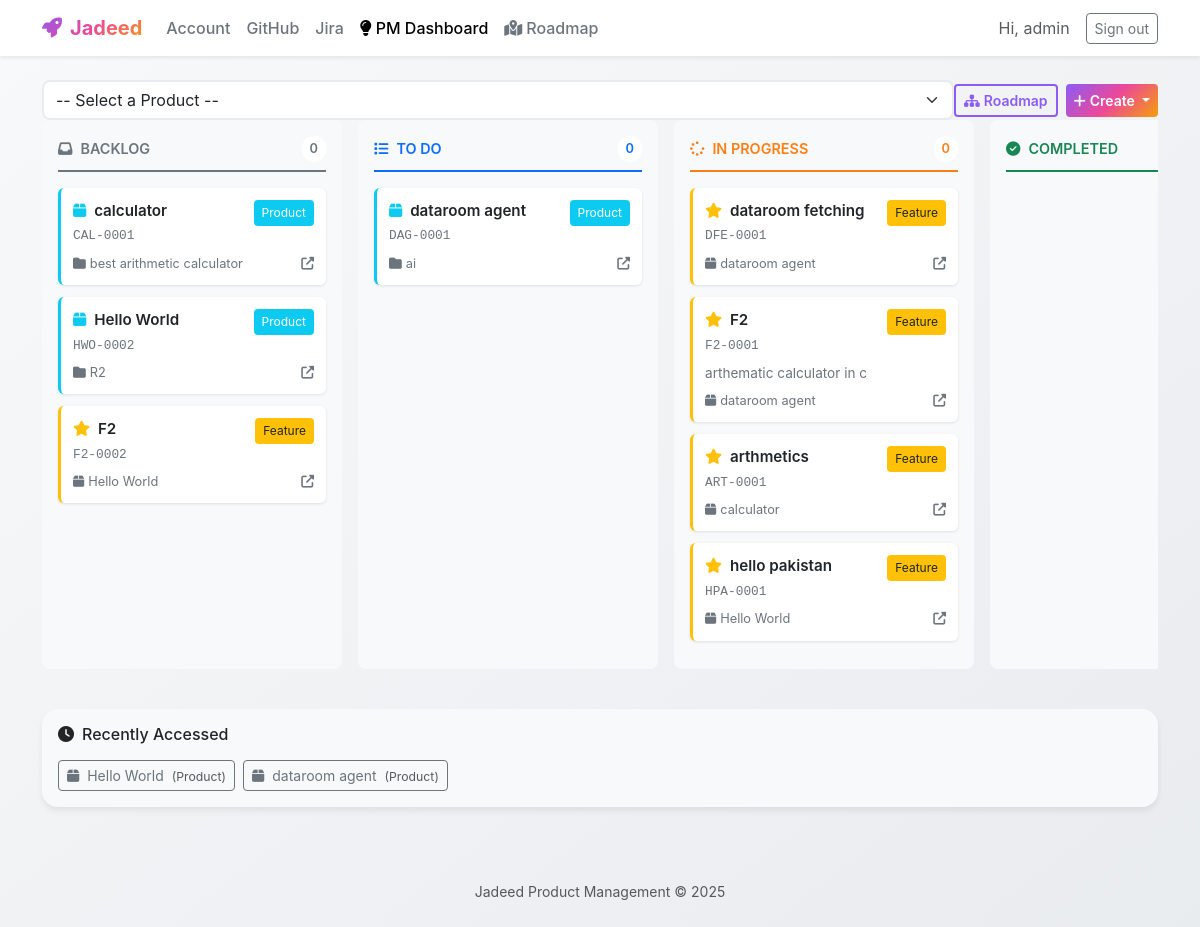
Page /product-management/ (signed in) on the earlier database version.
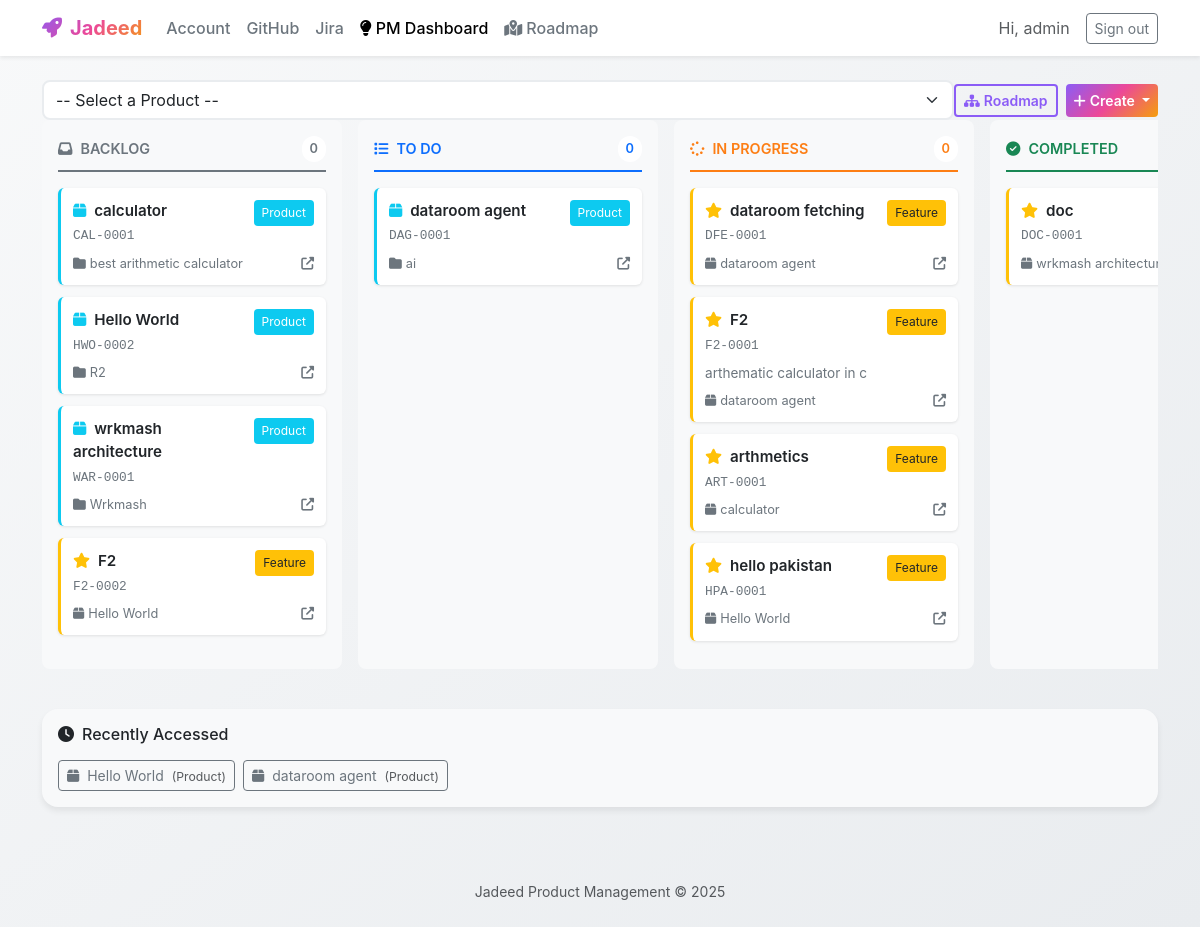
Same page on the later database version.
### product_management/models.py (models this page shows, shortened)
class Product(models.Model):
    workflow_step = models.OneToOneField(
        WorkflowStep,
        on_delete=models.CASCADE,
        related_name='product_details'
    )
    value_proposition = models.TextField(blank=True)
    user_personas = models.TextField(blank=True)
    market_analysis = models.TextField(blank=True)
    repositories = models.ManyToManyField(
        GitHubRepository,
        blank=True,
        related_name='products',
        help_text='GitHub repositories connected to this product'
    )
    class Meta:
        verbose_name = "Product"
        verbose_name_plural = "Products"

class WorkflowStep(models.Model):
    STEP_CHOICES = [
        ('vision', 'Vision'),
        ('initiative', 'Initiative'),
        ('portfolio', 'Portfolio'),
        ('product', 'Product'),
        ('feature', 'Feature'),
    ]
    STATUS_CHOICES = [
        ('backlog', 'Backlog'),
        ('todo', 'To Do'),
        ('in_progress', 'In Progress'),
        ('completed', 'Completed'),
    ]
    project = models.ForeignKey(Project, on_delete=models.CASCADE, related_name='workflow_steps', null=True, blank=True)
    user = models.ForeignKey('auth.User', on_delete=models.CASCADE, related_name='workflow_steps', null=True, blank=True)
    step_type = models.CharField(max_length=20, choices=STEP_CHOICES)
    title = models.CharField(max_length=255)
    description = models.TextField(blank=True)
    reference_id = models.CharField(max_length=20, unique=True, blank=True, null=True)
    parent_step = models.ForeignKey(
        'self',
        on_delete=models.CASCADE,
        null=True,
        blank=True,
        related_name='child_steps'
    )
    conversation_history = models.JSONField(default=list, blank=True)
    readme_content = models.TextField(blank=True)
    readme_generated_at = models.DateTimeField(null=True, blank=True)
    status = models.CharField(max_length=20, choices=STATUS_CHOICES, default='backlog')
    is_completed = models.BooleanField(default=False)
    created_at = models.DateTimeField(auto_now_add=True)
    updated_at = models.DateTimeField(auto_now=True)
    class Meta:
        verbose_name = "Workflow Step"
        verbose_name_plural = "Workflow Steps"
        ordering = ['step_type', '-created_at']
        indexes = [
            models.Index(fields=['project', 'step_type']),
            models.Index(fields=['parent_step']),
        ]

class Project(models.Model):
    name = models.CharField(max_length=255)
    description = models.TextField(blank=True)
    user = models.ForeignKey(User, on_delete=models.CASCADE, related_name='pm_projects')
    github_repository = models.ForeignKey(
        GitHubRepository,
        on_delete=models.SET_NULL,
        null=True,
        blank=True,
        related_name='pm_projects'
    )
    created_at = models.DateTimeField(auto_now_add=True)
    updated_at = models.DateTimeField(auto_now=True)
    class Meta:
        verbose_name = "Project"
        verbose_name_plural = "Projects"
        ordering = ['-created_at']

class Feature(models.Model):
    workflow_step = models.OneToOneField(
        WorkflowStep,
        on_delete=models.CASCADE,
        related_name='feature_details'
    )
    repository = models.ForeignKey(
        GitHubRepository,
        on_delete=models.SET_NULL,
        null=True,
        blank=True,
        related_name='features',
        help_text='GitHub repository used for AI delivery of this feature'
    )
    user_story = models.TextField(blank=True)
    acceptance_criteria = models.TextField(blank=True)
    priority = models.CharField(
        max_length=20,
        choices=[
            ('critical', 'Critical'),
            ('high', 'High'),
            ('medium', 'Medium'),
            ('low', 'Low'),
        ],
        default='medium'
    )
    class Meta:
        verbose_name = "Feature"
        verbose_name_plural = "Features"

class RecentItem(models.Model):
    ITEM_TYPE_CHOICES = [
        ('product', 'Product'),
        ('feature', 'Feature'),
        ('project', 'Project'),
        ('workflow', 'Workflow Step'),
    ]
    user = models.ForeignKey(User, on_delete=models.CASCADE, related_name='recent_items')
    item_type = models.CharField(max_length=20, choices=ITEM_TYPE_CHOICES)
    item_id = models.PositiveIntegerField()
    item_title = models.CharField(max_length=255)
    item_url = models.CharField(max_length=500)
    accessed_at = models.DateTimeField(auto_now=True)
    class Meta:
        verbose_name = "Recent Item"
        verbose_name_plural = "Recent Items"
        ordering = ['-accessed_at']
        indexes = [
            models.Index(fields=['user', '-accessed_at']),
        ]
        unique_together = ['user', 'item_type', 'item_id']

### product_management/views.py (the view)
# urls.py: path("", views.index, name="index"),
@login_required
def index(request):
    projects = Project.objects.filter(user=request.user)
    products_query = Product.objects.filter(
        Q(workflow_step__project__user=request.user) | Q(workflow_step__user=request.user)
    ).select_related(
        'workflow_step',
        'workflow_step__project'
    ).prefetch_related('repositories').distinct()
    features_query = Feature.objects.filter(
        Q(workflow_step__project__user=request.user) | Q(workflow_step__user=request.user)
    ).select_related(
        'workflow_step',
        'workflow_step__project',
        'workflow_step__parent_step',
        'repository'
    ).distinct()
    items_by_status = {
        'backlog': {'products': [], 'features': []},
        'todo': {'products': [], 'features': []},
        'in_progress': {'products': [], 'features': []},
        'completed': {'products': [], 'features': []},
    }
    product_repo_map = {}
    for product in products_query:
        status = product.workflow_step.status
        items_by_status[status]['products'].append(product)
        repo_payload = [{
            'id': repo.id,
            'name': repo.name,
            'full_name': repo.full_name,
            'description': repo.description or '',
            'html_url': repo.html_url,
        } for repo in product.repositories.all()]
        product_repo_map[str(product.workflow_step.id)] = repo_payload
    for feature in features_query:
        status = feature.workflow_step.status
        items_by_status[status]['features'].append(feature)
    recent_items = RecentItem.objects.filter(user=request.user)[:5]
    try:
        github_connection = request.user.github_connection
        has_github = True
    except GitHubConnection.DoesNotExist:
        github_connection = None
        has_github = False
    context = {
        'projects': projects,
        'items_by_status': items_by_status,
        'recent_items': recent_items,
        'has_github': has_github,
        'product_repo_map_json': json.dumps(product_repo_map),
    }
    return render(request, 'product_management/index.html', context)

### product_management/templates/product_management/index.html (shortened to what the changed rows need)
{% extends 'product_management/base.html' %}
{% block content %}
<div class="project-selector">
<div class="kanban-board">
    <div class="kanban-column backlog" data-status="backlog">
        <div class="kanban-items" data-status="backlog">
            {% for product in items_by_status.backlog.products %}
            <div class="kanban-card product" draggable="true" data-id="{{ product.workflow_step.id }}" data-type="product">
                <div class="kanban-card-header">
                    <div class="flex-grow-1">
                        <div class="kanban-card-title">
                            <i class="fas fa-box me-1 text-info"></i>
                            {{ product.workflow_step.title }}
                        </div>
                        {% if product.workflow_step.reference_id %}
                        <div class="kanban-card-ref">{{ product.workflow_step.reference_id }}</div>
                        {% endif %}
                    </div>
                    <span class="kanban-card-badge bg-info text-white">Product</span>
                </div>
                <div class="kanban-card-footer">
                    <span>
                        {% if product.workflow_step.project %}
                        <i class="fas fa-folder me-1"></i>{{ product.workflow_step.project.name }}
                        {% endif %}
                    </span>
                    <div class="kanban-card-actions">
                        <a href="{% url 'product_management:product_steps' product.workflow_step.id %}" title="Open">
                            <i class="fas fa-external-link-alt"></i>
                        </a>
                    </div>
                </div>
            </div>
            {% endfor %}
            {% for feature in items_by_status.backlog.features %}
            <div class="kanban-card feature" draggable="true" data-id="{{ feature.workflow_step.id }}" data-type="feature">
                <div class="kanban-card-header">
                    <div class="flex-grow-1">
                        <div class="kanban-card-title">
                            <i class="fas fa-star me-1 text-warning"></i>
                            {{ feature.workflow_step.title }}
                        </div>
                        {% if feature.workflow_step.reference_id %}
                        <div class="kanban-card-ref">{{ feature.workflow_step.reference_id }}</div>
                        {% endif %}
                    </div>
                    <span class="kanban-card-badge bg-warning text-dark">Feature</span>
                </div>
                <div class="kanban-card-footer">
                    <span>
                        {% if feature.workflow_step.parent_step %}
                        <i class="fas fa-box me-1"></i>{{ feature.workflow_step.parent_step.title }}
                        {% endif %}
                    </span>
                    <div class="kanban-card-actions">
                        <a href="{% url 'product_management:feature_steps' feature.workflow_step.id %}" title="Open">
                            <i class="fas fa-external-link-alt"></i>
                        </a>
                    </div>
                </div>
            </div>
            {% endfor %}
        </div>
    </div>
    <div class="kanban-column todo" data-status="todo">
        <div class="kanban-items" data-status="todo">
            {% for product in items_by_status.todo.products %}
            <div class="kanban-card product" draggable="true" data-id="{{ product.workflow_step.id }}" data-type="product">
                <div class="kanban-card-header">
                    <div class="flex-grow-1">
                        <div class="kanban-card-title">
                            <i class="fas fa-box me-1 text-info"></i>
                            {{ product.workflow_step.title }}
                        </div>
                        {% if product.workflow_step.reference_id %}
                        <div class="kanban-card-ref">{{ product.workflow_step.reference_id }}</div>
                        {% endif %}
                    </div>
                    <span class="kanban-card-badge bg-info text-white">Product</span>
                </div>
                <div class="kanban-card-footer">
                    <span>
                        {% if product.workflow_step.project %}
                        <i class="fas fa-folder me-1"></i>{{ product.workflow_step.project.name }}
                        {% endif %}
                    </span>
                    <div class="kanban-card-actions">
                        <a href="{% url 'product_management:product_steps' product.workflow_step.id %}" title="Open">
                            <i class="fas fa-external-link-alt"></i>
                        </a>
                    </div>
                </div>
            </div>
            {% endfor %}
        </div>
    </div>
    <div class="kanban-column in-progress" data-status="in_progress">
        <div class="kanban-items" data-status="in_progress">
            {% for feature in items_by_status.in_progress.features %}
            <div class="kanban-card feature" draggable="true" data-id="{{ feature.workflow_step.id }}" data-type="feature">
                <div class="kanban-card-header">
                    <div class="flex-grow-1">
                        <div class="kanban-card-title">
                            <i class="fas fa-star me-1 text-warning"></i>
                            {{ feature.workflow_step.title }}
                        </div>
                        {% if feature.workflow_step.reference_id %}
                        <div class="kanban-card-ref">{{ feature.workflow_step.reference_id }}</div>
                        {% endif %}
                    </div>
                    <span class="kanban-card-badge bg-warning text-dark">Feature</span>
                </div>
                {% if feature.workflow_step.description %}
                <div class="kanban-card-description">{{ feature.workflow_step.description }}</div>
                {% endif %}
                <div class="kanban-card-footer">
                    <span>
                        {% if feature.workflow_step.parent_step %}
                        <i class="fas fa-box me-1"></i>{{ feature.workflow_step.parent_step.title }}
                        {% endif %}
                    </span>
                    <div class="kanban-card-actions">
                        <a href="{% url 'product_management:feature_steps' feature.workflow_step.id %}" title="Open">
                            <i class="fas fa-external-link-alt"></i>
                        </a>
                    </div>
                </div>
            </div>
            {% endfor %}
        </div>
    </div>
    <div class="kanban-column completed" data-status="completed">
        <div class="kanban-items" data-status="completed">
            {% for feature in items_by_status.completed.features %}
            <div class="kanban-card feature" draggable="true" data-id="{{ feature.workflow_step.id }}" data-type="feature">
                <div class="kanban-card-header">
                    <div class="flex-grow-1">
                        <div class="kanban-card-title">
                            <i class="fas fa-star me-1 text-warning"></i>
                            {{ feature.workflow_step.title }}
                        </div>
                        {% if feature.workflow_step.reference_id %}
                        <div class="kanban-card-ref">{{ feature.workflow_step.reference_id }}</div>
                        {% endif %}
                    </div>
                </div>
                <div class="kanban-card-footer">
                    <span>
                        {% if feature.workflow_step.parent_step %}
                        <i class="fas fa-box me-1"></i>{{ feature.workflow_step.parent_step.title }}
                        {% endif %}
                    </span>
                </div>
            </div>
            {% endfor %}
        </div>
    </div>
</div>
{% if recent_items %}
<div class="row mt-4">
    <div class="col-12">
        <div class="card bg-light">
            <div class="card-body py-3">
                <div class="d-flex flex-wrap gap-2">
                    {% for item in recent_items %}
                    <a href="{{ item.item_url }}" class="btn btn-sm btn-outline-secondary" data-recent-item="{{ item.item_type }}" data-recent-id="{{ item.item_id }}">
                        {% if item.item_type == 'product' %}
                            <i class="fas fa-box me-1"></i>
                        {% elif item.item_type == 'feature' %}
                            <i class="fas fa-star me-1"></i>
                        {% elif item.item_type == 'project' %}
                            <i class="fas fa-folder me-1"></i>
                        {% else %}
                            <i class="fas fa-circle me-1"></i>
                        {% endif %}
                        {{ item.item_title }}
                        <small class="text-muted ms-1">({{ item.get_item_type_display }})</small>
                    </a>
                    {% endfor %}
                </div>
            </div>
        </div>
    </div>
</div>
{% endif %}
{% endblock %}

Differences in the rows shown:
added Product: workflow_step "wrkmash architecture", workflow_step.reference_id "WAR-0001", workflow_step.project.name "Wrkmash"
added Feature: workflow_step "doc", workflow_step.reference_id "DOC-0001", workflow_step.parent_step "wrkmash…"
